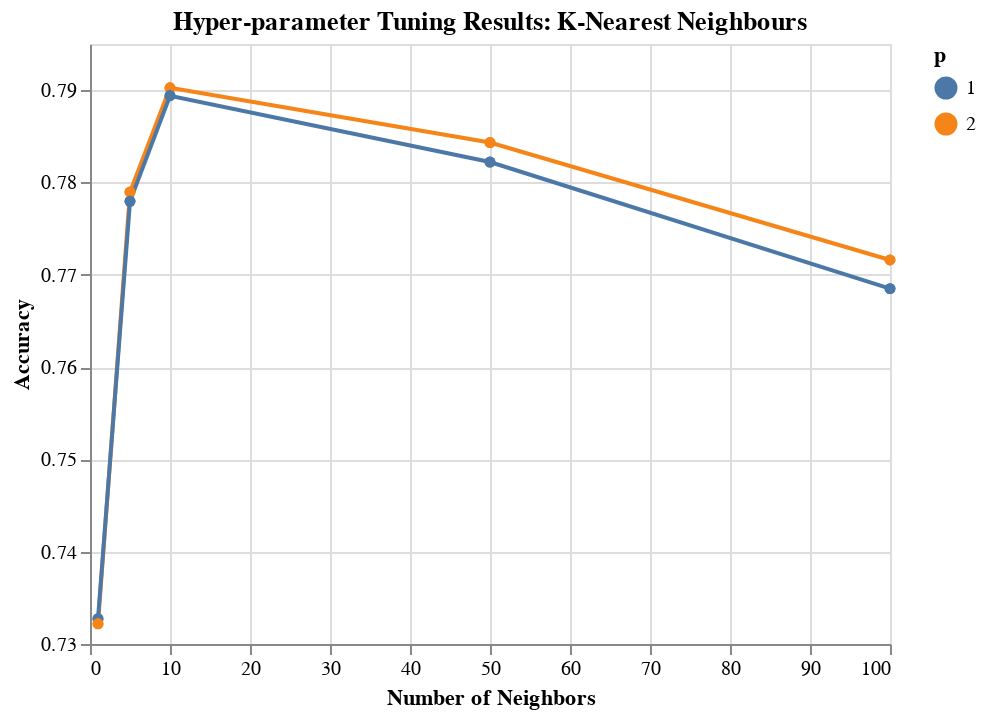

This figure's notebook cell:
### Code cell
#fetch performance scores for all combinations of hyper-parameters
result_kNN = get_results(gs_kNN)

#plot the performance scores for K-Nearest Neighbour model
alt.Chart(result_kNN.loc[result_kNN['fselector__k'] == 18, ['mean_score','knn__n_neighbors','knn__p']], 
          title = 'Hyper-parameter Tuning Results: K-Nearest Neighbours'
         ).mark_line(point=True).encode(alt.X('knn__n_neighbors', title = 'Number of Neighbors'),
                                        alt.Y('mean_score', title = 'Accuracy', scale = alt.Scale(zero = False)),
                                        alt.Color('knn__p:N', title = 'p')
)

### Figure 1 — Vega-Lite specification as saved in the notebook (floating-point values rounded to 4 significant figures)
{"config": {"view": {"continuousWidth": 400, "continuousHeight": 300}}, "data": {"name": "data-951738f1eb13a7e51ac47601d124541f"}, "mark": {"type": "line", "point": true}, "encoding": {"color": {"type": "nominal", "field": "knn__p", "title": "p"}, "x": {"type": "quantitative", "field": "knn__n_neighbors", "title": "Number of Neighbors"}, "y": {"type": "quantitative", "field": "mean_score", "scale": {"zero": false}, "title": "Accuracy"}}, "title": "Hyper-parameter Tuning Results: K-Nearest Neighbours", "$schema": "https://vega.github.io/schema/vega-lite/v4.8.1.json", "datasets": {"data-951738f1eb13a7e51ac47601d124541f": [{"mean_score": 0.7903, "knn__n_neighbors": 10, "knn__p": 2}, {"mean_score": 0.7903, "knn__n_neighbors": 10, "knn__p": 2}, {"mean_score": 0.7894, "knn__n_neighbors": 10, "knn__p": 1}, {"mean_score": 0.7894, "knn__n_neighbors": 10, "knn__p": 1}, {"mean_score": 0.7843, "knn__n_neighbors": 50, "knn__p": 2}, {"mean_score": 0.7843, "knn__n_neighbors": 50, "knn__p": 2}, {"mean_score": 0.7822, "knn__n_neighbors": 50, "knn__p": 1}, {"mean_score": 0.7822, "knn__n_neighbors": 50, "knn__p": 1}, {"mean_score": 0.779, "knn__n_neighbors": 5, "knn__p": 2}, {"mean_score": 0.779, "knn__n_neighbors": 5, "knn__p": 2}, {"mean_score": 0.778, "knn__n_neighbors": 5, "knn__p": 1}, {"mean_score": 0.778, "knn__n_neighbors": 5, "knn__p": 1}, {"mean_score": 0.7716, "knn__n_neighbors": 100, "knn__p": 2}, {"mean_score": 0.7716, "knn__n_neighbors": 100, "knn__p": 2}, {"mean_score": 0.7685, "knn__n_neighbors": 100, "knn__p": 1}, {"mean_score": 0.7685, "knn__n_neighbors": 100, "knn__p": 1}, {"mean_score": 0.7327, "knn__n_neighbors": 1, "knn__p": 1}, {"mean_score": 0.7327, "knn__n_neighbors": 1, "knn__p": 1}, {"mean_score": 0.7322, "knn__n_neighbors": 1, "knn__p": 2}, {"mean_score": 0.7322, "knn__n_neighbors": 1, "knn__p": 2}]}}
